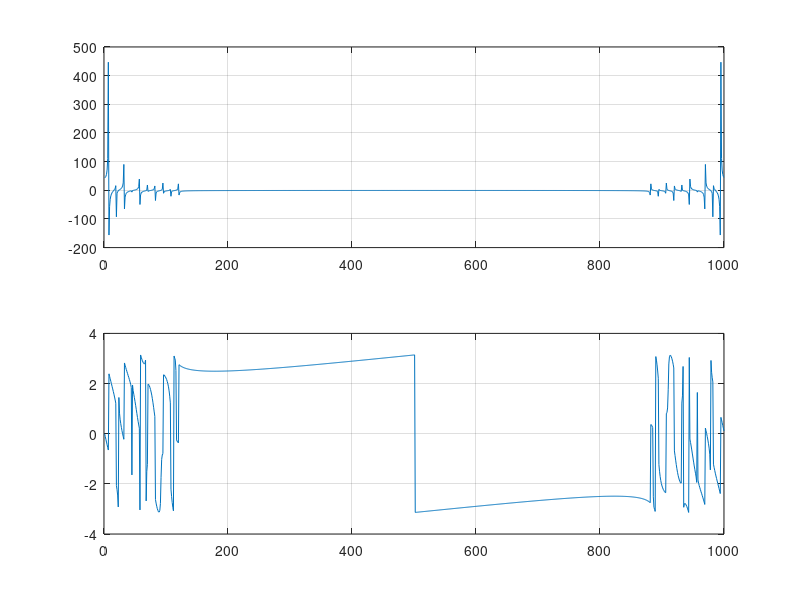
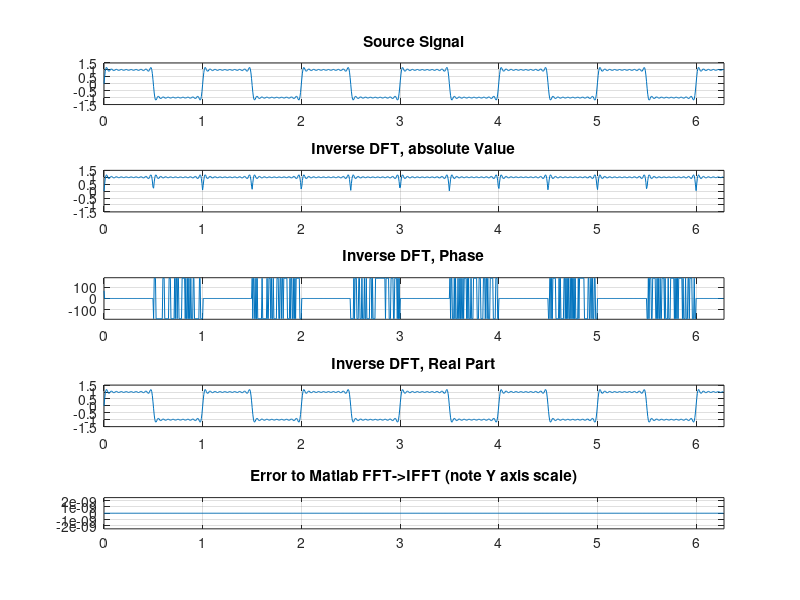

Write the MATLAB code that produced these figures, in order.
% -------------------------------------------------------- %
% This  is   a  manual  implementation  of   the  Discrete %
% Fourier  Transform  and  the  Inverse  Discrete  Fourier %
% Transform. The purpose of this is purely educational. No %
% sane  person should  ever use  this code  for production %
% purposes (much too slow).                                %
%                                                          %
% (c) 2017 Raphael Frey, webmaster@alpenwasser.net         %
% -------------------------------------------------------- %
clear all;close all;clc;
set(0,'DefaultFigureWindowStyle','docked');

L = 1e3;           % number of samples in time domain
tmax = 2*pi;       % maximum value of time axis
t = 0:2*pi/L:tmax; % time vector
K = 10;            % number of harmonics
f = 1;             % base frequency of signal in Hertz

% Square wave signal with K harmonics
x = 0;
for k = 1:K
    component = 4/pi*1/(2*k-1) * sin(2*pi*(2*k-1)*f*t);
    x = x + component;
end

% Discrete Fourier Transform of said signal
X = zeros(1,L);
for m = 0:L-1
    for n = 0:L-1
        X(m+1) = X(m+1) + x(n+1) * exp(-j*2*pi*m*n/L);
    end
end
figure;
subplot(2,1,1);
plot(real(X));grid on;
subplot(2,1,2);
plot(angle(X));grid on;

% Inverse DFT
ix = zeros(1,L);
for n = 0:L-1
    for m = 0:L-1
        ix(n+1) = ix(n+1) + 1/L * X(m+1) * exp(j*2*pi*m*n/L);
    end
end

% Reference with Matlab's algorithms
ixML = ifft(fft(x));

figure;
subplot(5,1,1);
plot(t,x);grid on;axis([0 tmax -1.5 1.5]);
title('Source Signal');
subplot(5,1,2);
plot(t(1:1000),abs(ix));grid on;axis([0 tmax -1.5 1.5]);
title('Inverse DFT, absolute Value');
subplot(5,1,3);
plot(t(1:1000),180/pi*angle(ix));grid on;axis([0 tmax -185 185]);
title('Inverse DFT, Phase');
subplot(5,1,4);
plot(t(1:1000),real(ix));grid on;axis([0 tmax -1.5 1.5]);
title('Inverse DFT, Real Part');
subplot(5,1,5);
plot(t(1:1000),real(ix) - real(ixML(1:1000)));grid on;axis([0 tmax -1e-12 1e-12]);
title('Error to Matlab FFT->IFFT (note Y axis scale)');
